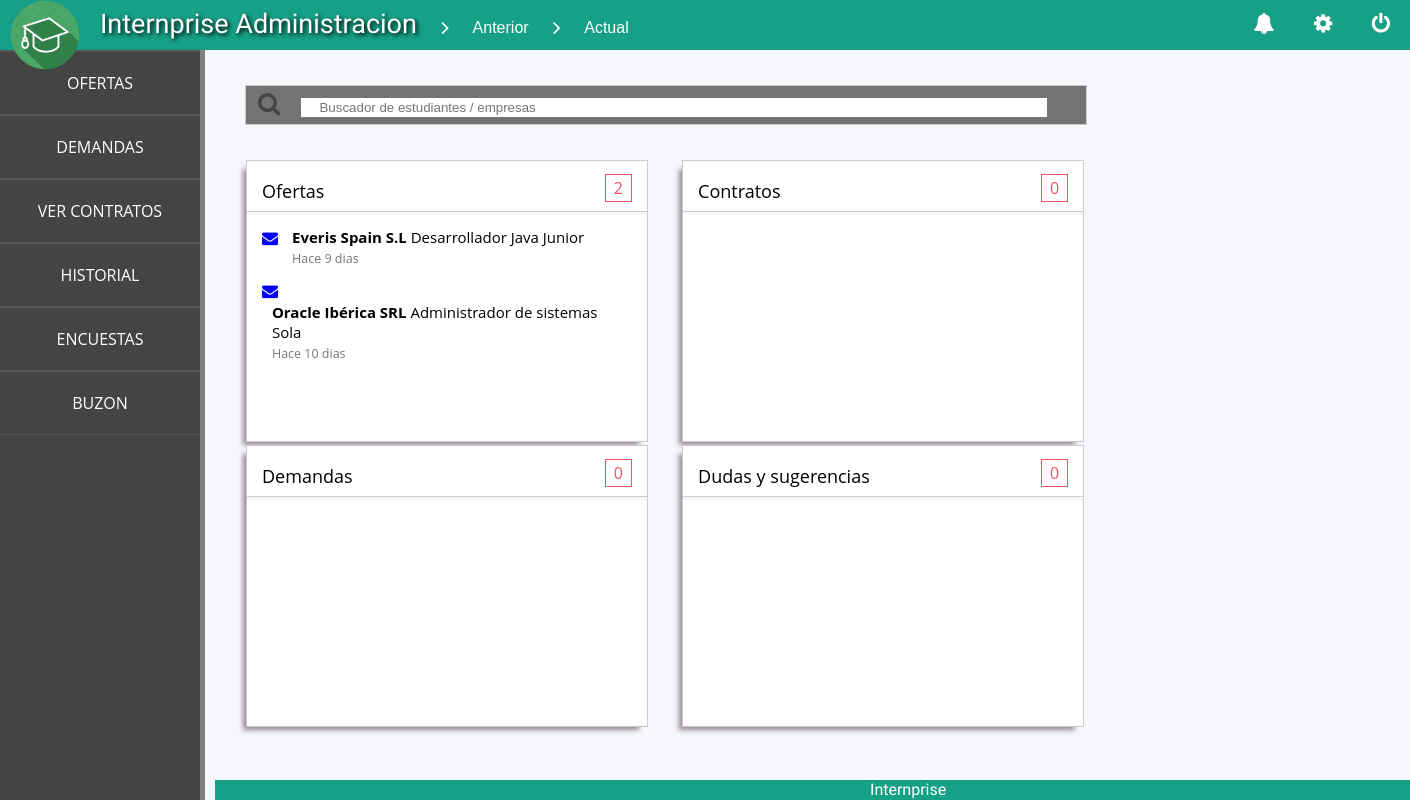
Page /dashboard.php (signed in) on the earlier database version.
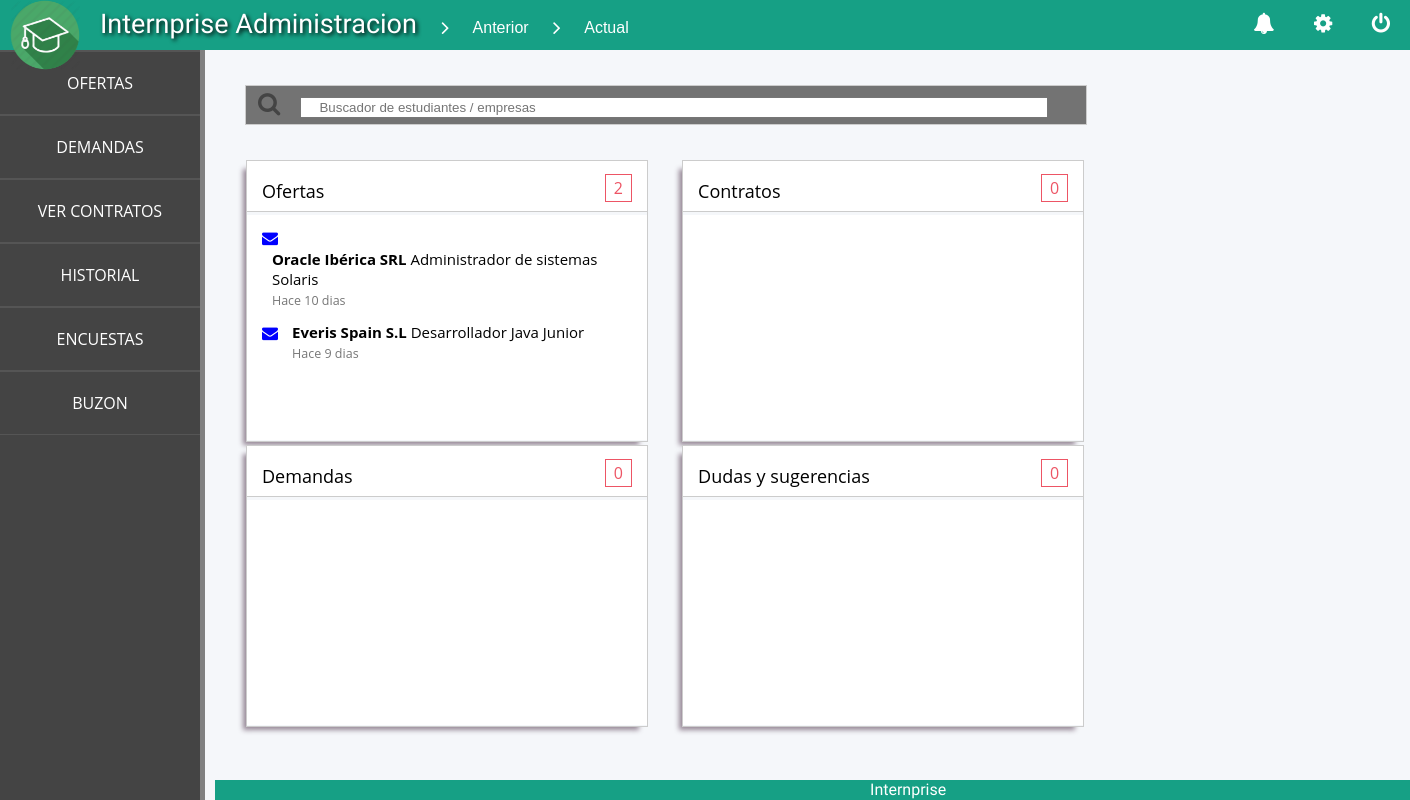
Same page on the later database version.
### tables this page shows
CREATE TABLE `empresas` (
  `id_usuario` int(6) NOT NULL,
  `cif` varchar(20) NOT NULL,
  `razon_social` varchar(50) NOT NULL,
  `direccion` varchar(50) NOT NULL,
  `localidad` varchar(20) NOT NULL,
  `provincia` varchar(20) NOT NULL,
  `cp` int(6) NOT NULL,
  `pais` varchar(20) NOT NULL,
  `telefono` varchar(12) NOT NULL,
  `web` varchar(30) NOT NULL
);

CREATE TABLE `ofertas` (
  `id_oferta` int(6) NOT NULL,
  `id_empresa` int(6) NOT NULL,
  `puesto` varchar(60) NOT NULL,
  `sueldo` decimal(6,0) NOT NULL,
  `fecha_incio` date NOT NULL,
  `fecha_fin` date NOT NULL,
  `horas` int(4) NOT NULL,
  `plazas` int(4) NOT NULL,
  `descripcion` mediumtext NOT NULL,
  `estado` varchar(30) NOT NULL
);

### includes/config.php (called while the page is built, shortened)
<?php
spl_autoload_register(function ($class) {
    $prefix = 'es\\ucm\\aw\\internprise\\';
    $base_dir = __DIR__ . '/';
    $len = strlen($prefix);
    $relative_class = substr($class, $len);
    $file = $base_dir . str_replace('\\', '/', $relative_class) . '.php';
});

### includes/Aplicacion.php (called while the page is built, shortened)
<?php
class Aplicacion {
  private static $instancia;
  public static function getSingleton() {
      if (  !self::$instancia instanceof self) {
         self::$instancia = new self;
      }
      return self::$instancia;
  }
  public function rolUsuario() {
    return isset($_SESSION['rol']) ? $_SESSION['rol'] : '';
  }
}

### includes/OfertaDAO.php (called while the page is built, shortened)
<?php
class OfertaDAO
{
    public static function cargaTodasOfertas()
    {
        $app = App::getSingleton();
        $conn = $app->conexionBd();
        $query = sprintf("SELECT o.*,em.razon_social as empresa
                          FROM internprise.ofertas o
                          INNER JOIN internprise.empresas em ON o.id_empresa = em.id_usuario");
        $rs = $conn->query($query);
        if ($rs) {
            $ofertas =  array();
            while ($fila = $rs->fetch_assoc()) {
                array_push($ofertas,self::createOferta($fila));
            }
            return $ofertas;
        }
        return false;
    }
    private static function createOferta($fila) {
        $idOferta = $fila['id_oferta'];
        $empresa = $fila['empresa'];
        $oferta = new Oferta($idOferta,$empresa);
        $oferta->setEstado($fila['estado']);
        $oferta->setFechaFin($fila['fecha_fin']);
        $oferta->setFechaIncio($fila['fecha_incio']);
        $oferta->setPlazas($fila['plazas']);
        $oferta->setEstado($fila['estado']);
        $oferta->setPuesto($fila['puesto']);
        $oferta->setHoras($fila['horas']);
        $oferta->setSueldo($fila['sueldo']);
        $oferta->setDescripcion($fila['descripcion']);
        $oferta->setDiasDesdeCreacion($fila['fecha_creacion']);
        return $oferta;
    }
}

### includes/Oferta.php (called while the page is built, shortened)
<?php
class Oferta
{
    private $empresa;
    private $puesto;
    private $diasDesdeCreacion;
    public function __construct($id_oferta,$empresa)
    {
        $this->empresa = $empresa;
    }
    public function getEmpresa()
    {
        return $this->empresa;
    }
    public function getPuesto()
    {
        return $this->puesto;
    }
    public function setPuesto($puesto)
    {
        $this->puesto = $puesto;
    }
    public function getDiasDesdeCreacion()
    {
        return $this->diasDesdeCreacion;
    }
    public function setDiasDesdeCreacion($fechaCreacion)
    {
        $date = date('d', strtotime($fechaCreacion));
        $now = date('d',time());
        $datediff = $now - $date;
        $this->diasDesdeCreacion = $datediff;
    }
}

### includes/Portal.php (the view, shortened to what this page needs)
<?php
abstract class Portal
{
    protected $rol;
    public function __construct($rol) {
        $this->rol = $rol;
    }
    public function generaFooter() {
        $rol = strtolower($this->rol);
        $bloqueFooter = <<<EOF
        <div id="$rol-footer" class ="footer">
            Internprise
            <div class="footer-icons">
                <a class="fa fa-github" href="https://github.com/franloza/aw"></a>
            </div>
        </div>
EOF;
        return $bloqueFooter;
    }
    protected function generaHeadParam($titulo,$imagen)
    {
        $bloqueHead = <<<EOF
        <head>
            <meta charset="UTF-8">
            <title>$titulo</title>
            <link rel="stylesheet" href="css/menu.css" type="text/css">
            <link rel="stylesheet" href="css/content.css" type="text/css">
            <link rel="stylesheet" href="css/titlebar&footer.css" type="text/css">
            <link rel="stylesheet" href="css/font-awesome-4.5.0/css/font-awesome.min.css">
            <link rel="stylesheet" href="css.php">
            <link rel="icon" type="image/png" href="$imagen">
            <script>
                function loadContent(value) {
                    request = new XMLHttpRequest();
                    request.open("GET", "includes/ajaxRequest.php?val=" + value, true);
                    request.onreadystatechange = function() {
                    if (request.readyState == 4 && request.status == 200) {
                        document.getElementById("content").innerHTML = request.responseText;
                    }
                    };
                    request.send();
                    return false;
                }
            </script>
        </head>
EOF;
        return $bloqueHead;
    }
    protected function generarWidget($titulo, $lista,$typeIcon,$colorIcon )
    {
        $numItems = count($lista);
        $typeIcon = "envelope";
        $colorIcon = "blue";
        $widgetHeader = <<<EOF
            <div class="widget">
                <div class="widget-header">
                    <p class="title">$titulo</p>
                    <p class="title-items">
                        <a class="square" href="#">$numItems</a>
                    </p>
                </div>
EOF;
        $contenido = $widgetHeader . '<div class="content-widget">';
        foreach($lista as $item) {
            $itemTitle = $item[0];
            $itemSubtitle = $item[1];
            $itemDescription= $item[2];
            $widgetContent = <<<EOF
                    <div class="media">
                        <div class="media-left">
                            <i class="fa fa-$typeIcon" style="color:$colorIcon;"></i>
                        </div>
                        <div class="media-body">
                            <div class="media-header">
                                <strong>$itemTitle</strong>
                                $itemSubtitle
                            </div>
                            <div class="text-muted">
                                <small>$itemDescription</small>
                            </div>
                        </div>
                    </div>
EOF;
            $contenido = $contenido . $widgetContent;
        }
        $contenido = $contenido . "</div></div>";
        return $contenido;
    }
    protected function generaTitlebarParam($titulo)
    {
        $urlLogout = $_SERVER['PHP_SELF'] . '?logout';
        $rol = strtolower($this->rol);
        $bloqueTitleBar = <<<EOF
    <div id="$rol-titlebar" class='titlebar'>
        <img src="img/favicon-$rol.png" alt="Internprise icon" height="70" width="70"></img>
        <div id="label-titlebar">
            <label>
                <a id="title-site" href="dashboard.php">$titulo</a>
                <i class="fa fa-angle-right fa-lg" aria-hidden="true"></i>
                <a id="previous-page" href="$rol-dashboard.php">Anterior</a>
                <i class="fa fa-angle-right fa-lg" aria-hidden="true"></i>
                <a id="current-page" href="$rol-dashboard.php">Actual</a>
            </label>
        </div>
        <div id="icons-titlebar">
            <a id="bell" class="fa fa-bell fa-lg" href="#"></a>
            <a id="settings" class="fa fa-cog fa-lg" href="#"></a>
            <a class="fa fa-power-off fa-lg" href=$urlLogout></a>
        </div>
    </div>
EOF;
        return$bloqueTitleBar;
    }
    public static function factory($rol) {
        if ($rol === "Admin"){
            return new \es\ucm\aw\internprise\PortalAdministracion();
        }elseif ($rol === "Estudiante") {
            return new \es\ucm\aw\internprise\PortalEstudiante();
        }elseif ($rol === "Empresa") {
            return new \es\ucm\aw\internprise\PortalEmpresa();
        }
        return false;
    }
}

### dashboard.php (shortened to what this page needs)
<?php
require_once __DIR__.'/includes/config.php';
$app = Aplicacion::getSingleton();
$app->doInclude('comun/Error.php');
$error = false; $errorMsg = '';$portal = false;
if(!$app->usuarioLogueado()) {
    $error = true;
    $errorMsg = Error::generaErrorPermisos();
}
else {
    $portal = Portal::factory($app->rolUsuario());
}
?>
<!DOCTYPE html>
<html>
    <?php if($error) {echo Error::generaErrorHead();} else { echo $portal->generaHead();}?>
    <body>
        <?php
        if($error) { echo $errorMsg;} else {
            echo '<div id="container-dashboard" class="container">';
            echo $portal->generaMenu();
            echo $portal->generaTitlebar();
            echo '<div id="content" class="content">';
            echo $portal->generaDashboard();
            echo '</div>';
            echo $portal->generaFooter();
         }?>
    </body>
</html>

### includes/PortalAdministracion.php (shortened to what this page needs)
<?php
class PortalAdministracion extends Portal
{
    public function generaMenu()
    {
        $bloqueAdminSideBar = <<<EOF
        <div id="admin-sidebar" class="sidebar">
                <ul>
                    <li><a onclick="return loadContent('OFERTAS_ADMIN')" href="#">OFERTAS</a></li>
                    <li><a onclick="return loadContent('DEMANDAS_ADMIN')" href="#">DEMANDAS</a></li>
                    <li><a onclick="return loadContent('CONTRATOS_ADMIN')" href="#">VER CONTRATOS</a></li>
                    <li><a onclick="return loadContent('HISTORIAL_ADMIN')" href="#">HISTORIAL</a></li>
                    <li><a onclick="return loadContent('ENCUESTAS_ADMIN')" href="#">ENCUESTAS</a></li>
                    <li><a onclick="return loadContent('BUZON_ADMIN')" href="#">BUZON</a></li>
                </ul>
        </div>
EOF;
        return $bloqueAdminSideBar;
    }
    public function generaHead()
    {
        $titulo = "Internprise - Portal Administracion";
        $imagen = "img/favicon-admin.png";
        return parent::generaHeadParam($titulo,$imagen);
    }
    public function generaDashboard()
    {
       $widgets="";
       $buscador = <<<EOF
       <div class="dashboard-content">
           <div class="btn-search">
               <a class="icon-search" href="#">
                   <i class="fa fa-search fa-2x" style="color:#444;"></i>
               </a>
               <div class="txt-search">
                   <form method="post" action="#">
                       <input class="txt-search" type="text" placeholder="Buscador de estudiantes / empresas">
                   </form>
               </div>
           </div>
           <div class="widget-content">
EOF;
        $widgets .= "";
        $ofertas = OfertaDAO::cargaTodasOfertas();
        $listaOfertas = array();
        foreach ( $ofertas as $oferta) {
            $titleItem = $oferta->getEmpresa();
            $subtitleItem = $oferta->getPuesto();
            $dias = $oferta->getDiasDesdeCreacion();
            if ($dias == 0) {$description = "Hoy";} else if ($dias == 1) {$description = "Ayer";} else {$description ="Hace " . $dias . " dias";};
            $item = array($titleItem,$subtitleItem,$description);
            array_push($listaOfertas,$item);
        }
        $widgets .= parent::generarWidget("Ofertas", $listaOfertas,"envelope-o","blue");
        $widgets .= "";
        $widgets .= "";
        $contratos = array();
        $listaContratos = array();
        $widgets .= parent::generarWidget("Contratos", $listaContratos,"check-circle","green");
        $widgets .= "\n";
        $widgets .= "\n";
        $widgets .= "";
        $demandas = array();
        $widgets .= parent::generarWidget("Demandas", $listaContratos," fa-caret-square-o-down","#FF800D");
        $widgets .= "";
        $widgets .= "";
        $sugerencias = array();
        $widgets .= parent::generarWidget("Dudas y sugerencias", $listaContratos," fa-commenting-o","#B9264F");
        $widgets .= "";
       return $buscador . $widgets;
    }
    public function generaTitlebar()
    {
        return parent::generaTitlebarParam("Internprise Administracion");
    }
}

### css/menu.css (style rules this page uses)
body, html { margin: 0; width: 100%; height: 100%; background: #f5f7fa; }
.container { height: 100%; width: 100%; }
.sidebar { font-family: "Open Sans", arial; height: 100%; width: 200px; position: fixed; top: 50px; box-shadow: 5px 0px grey; z-index: 10; margin: 0; padding: 0; background: #444; }
.sidebar ul { list-style: none; background: #444; overflow: hidden; list-style-type: none; margin: 0; padding: 0; height: 100%; width: 100%; }
.sidebar ul li { border-bottom: thin solid #555; }
.sidebar ul :first-child { border-top: thin solid #555; }
.sidebar ul li a { text-align: center; padding: 20px 0px 20px 0px; width: 100%; display: table; text-decoration: none; color: #fff; }

### css/content.css (style rules this page uses)
body { background: #f5f7fa; }
.content { position: relative; top: 50px; left: 200px; padding: 15px; min-width: 800px; background: #f5f7fa; }
.dashboard-content .btn-search { border: 1px solid #ccc; background: #737373;; font-size: 12px; padding: 6px 10px; margin-left: 30px; margin-top: 20px; width: 820px; }
.dashboard-content .icon-search { padding-left: 2px; display: inline-block; }
.dashboard-content .txt-search { padding-left: 17px; width: 94%; display: inline-block; }
.dashboard-content { font-family: "Open Sans", "Helvetica Neue", Helvetica, Arial, sans-serif; }
.dashboard-content .widget-content { padding-top: 35px; width: 900px; height: 300px; text-align: center; }
.dashboard-content .widget { border: 1px solid #ccc; background: #f5f7fa; margin-right: 15px; margin-left: 15px; width: 400px; height: 280px; display: inline-block; -webkit-box-shadow: -6px 6px 5px -3px rgba(150,135,150,1); -moz-box-shadow: -6px 6px 5px -3px rgba(150,135,150,1); box-shadow: -6px 6px 5px -3px rgba(150,135,150,1); }
.dashboard-content .widget-header { background: #fff; color: #000; width: 370px; height: 50px; padding-left: 15px; padding-right: 15px; text-align: left; border-bottom: 1px solid #ccc; }
.dashboard-content .content-widget { background: #fff; width: 385px; height: 225px; padding-left: 15px; text-align: left; display: inline-block; overflow-y: scroll; overflow-x: hidden; }
.dashboard-content .title { font-size: 18px; display: inline-block; }
.dashboard-content .title-items { display: inline-block; float: right; }
.dashboard-content .square { text-decoration: none; text-align: center; vertical-align: center; color: #ed5565; width: 50px; height: 50px; border: 1px solid #ed5565; padding: 2px 8px; }
.dashboard-content .media { margin-top: 12px; margin-right: 12px; }
.dashboard-content .media-left { display: inline-block; vertical-align: top; }
.dashboard-content .media-body { margin-left: 10px; margin-right: 5px; display: inline-block; font-size: 15px; }
.dashboard-content .text-muted { color: #777; }

### css/titlebar&footer.css (style rules this page uses)
.titlebar { color: #fff; font-family: "helvitica", arial; height: 50px; width: 100%; min-width: 800px; position: fixed; z-index: 10; }
#admin-titlebar { background: #16a085; }
.titlebar img { float: left; padding-left: 10px; animation-name: faviconAnimation; animation-duration: 0.4s; animation-delay: 0.09s; animation-iteration-count: 1; animation-direction: both; }
#label-titlebar { padding: 8px 0 8px 20px; float: left; }
#label-titlebar label i { padding-right: 20px; padding-left: 20px; }
#label-titlebar #title-site { font-family: 'Satisfy', cursive; font-size: 27px; text-shadow: 2px 2px 4px #000000; }
#label-titlebar a { text-decoration: none; color: white; }
#icons-titlebar { float: right; padding: 15px 0 15px 0; }
#icons-titlebar a { margin-left: 15px; margin-right: 20px; text-decoration: none }
#icons-titlebar a:link { text-decoration: none; color: white; }
.footer { position: fixed; bottom: 0; width: 100%; min-width: 800px; height: 20px; max-height: 20px; color: white; text-align: center; font-family: 'Satisfy', cursive; z-index: 11; }
#admin-footer { background: #16a085; }

Differences in the rows shown:
changed ofertas: puesto "Administrador de sistemas Sola" → "Administrador de sistemas Solaris"
Other differences:
$itemDescription: "Hace 9 dias Hace 10 dias" → "Hace 10 dias Hace 9 dias"
